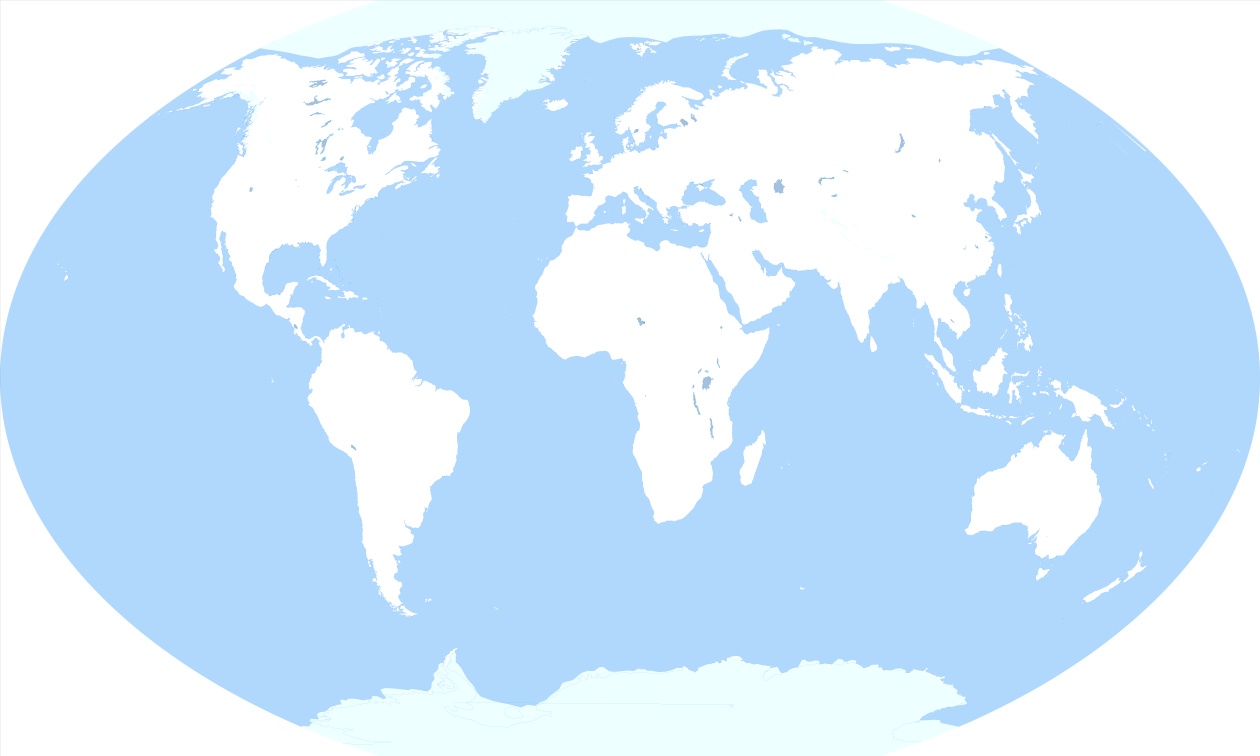
#> input picture projection-1_10.png, 2520 x 1512 px (shown at 1/2 size)
$ python subdiv.py ../projection-1_10.png   (older library calls are emulated)
#> lines starting #> are read from the running program, lines starting #| are printed output that depends on the picture
### tiler/PowersOfTwo.py
# $Id: PowersOfTwo.py,v 1.3 2005/06/27 15:29:09 migurski Exp $

import math
from PIL import Image

chatty_default = False
efficient_default = True


def prepare(filename, chatty=chatty_default):
    """
    Prepare a large image for tiling.

    Load an image from a file. Resize the image so that it is square,
    with dimensions that are an even power of two in length (e.g. 512,
    1024, 2048, ...). Then, return it.
    """
#> called with filename = '../projection-1_10.png', chatty = True

    src = Image.open(filename)
#> src is the input picture: PIL image 2520x1512 RGBA; mean R, G, B, A 117, 140.8, 161, 160.8

    if chatty:
        print "original size: %s" % str(src.size)
#| original size: (2520, 1512)

    full_size = (1, 1)

    while full_size[0] < src.size[0] or full_size[1] < src.size[1]:
        full_size = (full_size[0] * 2, full_size[1] * 2)

    img = Image.new('RGBA', full_size)
#> img: PIL image 4096x4096 RGBA; every value is 0

    src.thumbnail(full_size, Image.ANTIALIAS)
    img.paste(src, (int((full_size[0] - src.size[0]) / 2), int((full_size[1] - src.size[1]) / 2)))
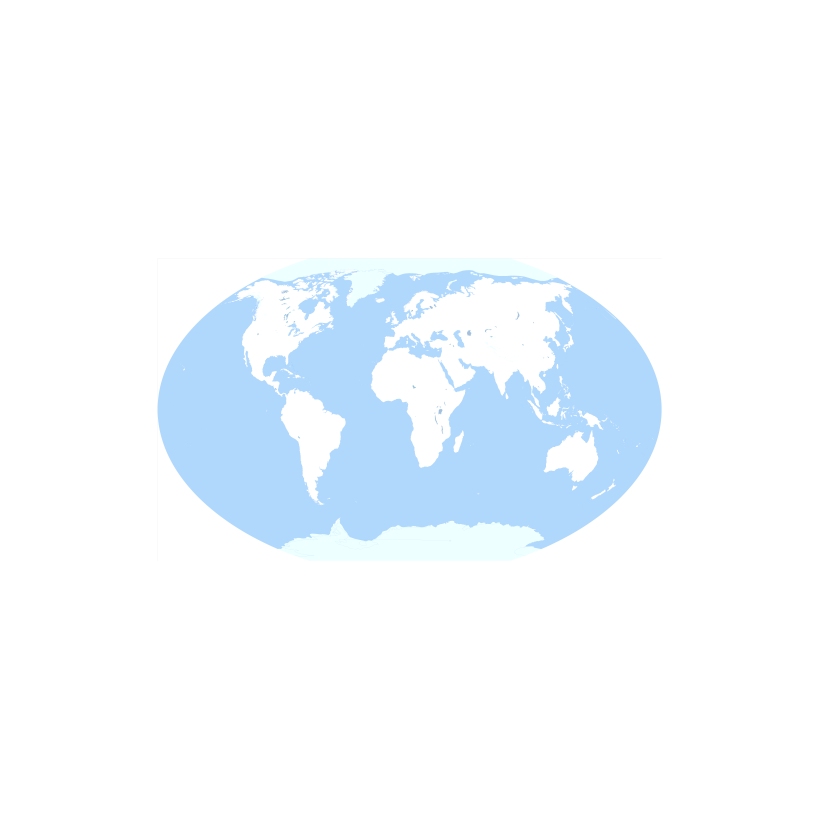
#> img: PIL image 4096x4096 RGBA (shown at 1/5 size); mean R, G, B, A 26.6, 32, 36.6, 36.5; transparent parts drawn white

    if chatty:
        print "full size: %s" % str(full_size)
#| full size: (4096, 4096)
#> in subdivide, `out_img = Image.new('RGBA', (size[0] * 2, size[1] * 2))`: out_img: PIL image 512x512 RGBA; every value is 0

    return img


def tile(im, level, quadrant=(0, 0), size=(256, 256), efficient=efficient_default, chatty=chatty_default):
    """
    Extract a single tile from a larger image.

    Given an image, a zoom level (int), a quadrant (column, row tuple;
    ints), and an output size, crop and size a portion of the larger
    image. If the given zoom level would result in scaling the image up,
    throw an error - no need to create information where none exists.
    """
#> called with level = 4, quadrant = (0, 0), size = (256, 256), efficient = True, chatty = False

    scale = int(math.pow(2, level))

    if efficient:
        # efficient: crop out the area of interest first, then scale and copy it

        inverse_size    = (float(im.size[0]) / float(size[0] * scale),     float(im.size[1]) / float(size[1] * scale))
#> inverse_size = (1, 1)
        top_left        = (int(quadrant[0] *  size[0] * inverse_size[0]),  int(quadrant[1] *  size[1] * inverse_size[1]))
#> top_left = (0, 0)
        bottom_right    = (int(top_left[0] + (size[0] * inverse_size[0])), int(top_left[1] + (size[1] * inverse_size[1])))
#> bottom_right = (256, 256)

        if inverse_size[0] < 1.0 or inverse_size[1] < 1.0:
            raise Exception('Requested zoom level (%d) is too high' % level)

        if chatty:
            print "crop(%s).resize(%s)" % (str(top_left + bottom_right), str(size))

        zoomed = im.crop(top_left + bottom_right).resize(size, Image.ANTIALIAS).copy()
#> zoomed: PIL image 256x256 RGBA; every value is 0
        return zoomed

    else:
        # inefficient: copy the whole image, scale it and then crop out the area of interest

        new_size        = (size[0] * scale,         size[1] * scale)
        top_left        = (quadrant[0] * size[0],   quadrant[1] * size[1])
        bottom_right    = (top_left[0] + size[0],   top_left[1] + size[1])

        if new_size[0] > im.size[0] or new_size[1] > im.size[1]:
            raise Exception('Requested zoom level (%d) is too high' % level)

        if chatty:
            print "resize(%s).crop(%s)" % (str(new_size), str(top_left + bottom_right))

        zoomed = im.copy().resize(new_size, Image.ANTIALIAS).crop(top_left + bottom_right).copy()
        return zoomed


def subdivide(img, level=0, quadrant=(0, 0), size=(256, 256), filename='tile-%d-%d-%d.jpg'):
    """
    Recursively subdivide a large image into small tiles.

    Given an image, a zoom level (int), a quadrant (column, row tuple;
    ints), and an output size, cut the image into even quarters and
    recursively subdivide each, then generate a combined tile from the
    resulting subdivisions. If further subdivision would result in
    scaling the image up, use tile() to turn the image itself into a
    tile.
    """

    if img.size[0] <= size[0] * math.pow(2, level):

        # looks like we've reached the bottom - the image can't be
        # subdivided further. # extract a tile from the passed image.
        out_img = tile(img, level, quadrant=quadrant, size=size)
#> in tile (call 28), `zoomed = im.crop(top_left + bottom_right).resize(size, Image.ANTIALIAS..`:
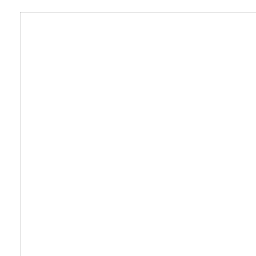
#> zoomed: PIL image 256x256 RGBA; mean R, G, B, A 0, 0, 0, 0.2; transparent parts drawn white
        out_img.save(filename % (level, quadrant[0], quadrant[1]))

        print '.', '  ' * level, filename % (level, quadrant[0], quadrant[1])
        return out_img

    # haven't reach the bottom.
    # subdivide deeper, construct the current image out of deeper images.
    out_img = Image.new('RGBA', (size[0] * 2, size[1] * 2))
    out_img.paste(subdivide(img, level=(level + 1), quadrant=((quadrant[0] * 2) + 0, (quadrant[1] * 2) + 0), filename=filename), (0,       0      ))
#> in subdivide (call 2), `out_img.paste(subdivide(img, level=(level + 1), quadrant=((quadrant[0]..`:
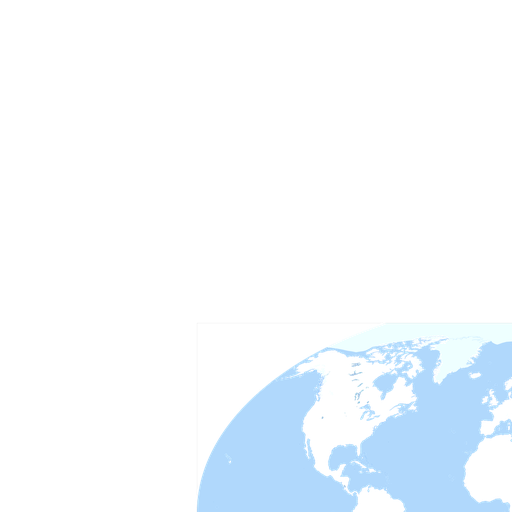
#> out_img: PIL image 512x512 RGBA; mean R, G, B, A 27.9, 33.8, 38.7, 35.3; transparent parts drawn white
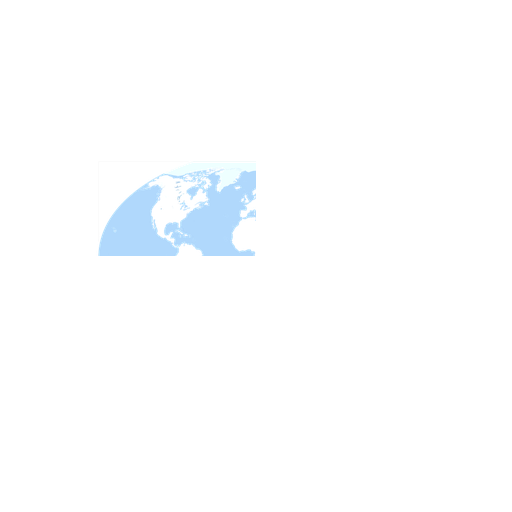
#> out_img: PIL image 512x512 RGBA; mean R, G, B, A 7.4, 8.9, 10.2, 8.8; transparent parts drawn white
    out_img.paste(subdivide(img, level=(level + 1), quadrant=((quadrant[0] * 2) + 0, (quadrant[1] * 2) + 1), filename=filename), (0,       size[1]))
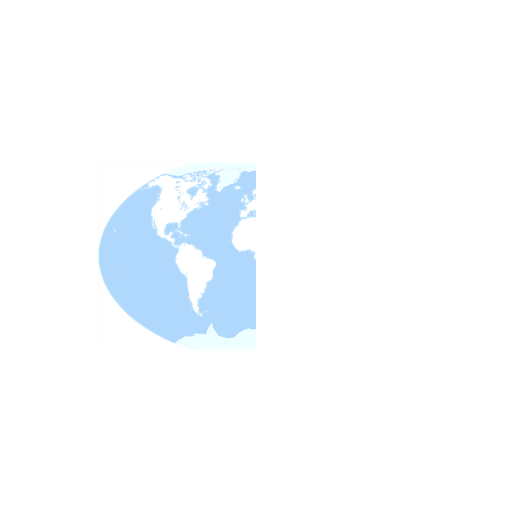
#> out_img: PIL image 512x512 RGBA; mean R, G, B, A 15.6, 18.8, 21.5, 19.6; transparent parts drawn white
    out_img.paste(subdivide(img, level=(level + 1), quadrant=((quadrant[0] * 2) + 1, (quadrant[1] * 2) + 0), filename=filename), (size[0], 0      ))
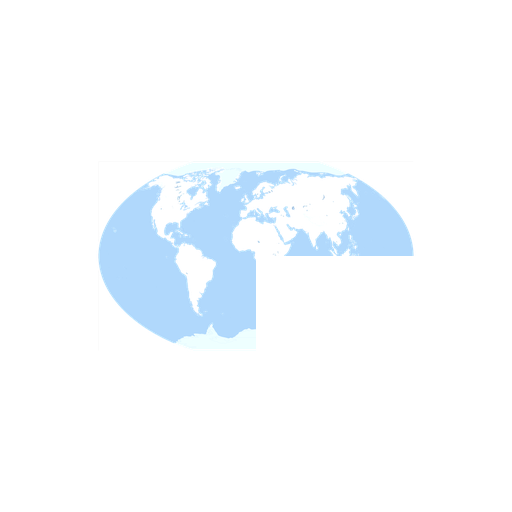
#> out_img: PIL image 512x512 RGBA; mean R, G, B, A 21.5, 25.9, 29.6, 26.1; transparent parts drawn white
    out_img.paste(subdivide(img, level=(level + 1), quadrant=((quadrant[0] * 2) + 1, (quadrant[1] * 2) + 1), filename=filename), (size[0], size[1]))
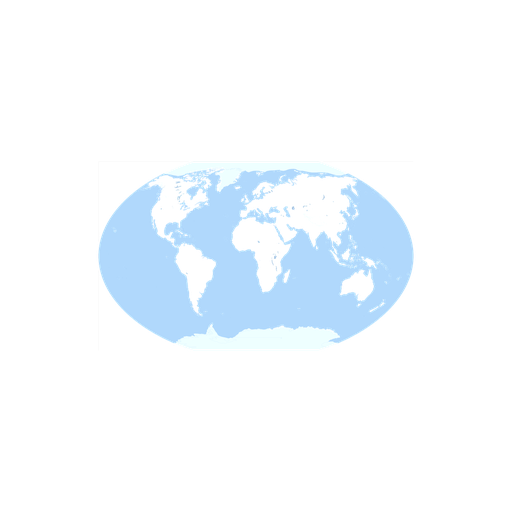
#> out_img: PIL image 512x512 RGBA; mean R, G, B, A 29.8, 35.8, 40.8, 36.5; transparent parts drawn white

    out_img = out_img.resize(size, Image.ANTIALIAS)
#> out_img: PIL image 256x256 RGBA

    out_img.save(filename % (level, quadrant[0], quadrant[1]))

    print '-', '  ' * level, filename % (level, quadrant[0], quadrant[1])
    return out_img


# [31 lines that do not run on import are left out]

### tiler/subdiv.py
#!/usr/bin/env python
# $Id: subdiv.py,v 1.5 2005/06/27 15:29:09 migurski Exp $

import sys, math
from PowersOfTwo import tile, prepare, subdivide

# start at the top...
subdivide(prepare(sys.argv[-1], chatty=True), filename='tiles/tile-%d-%d-%d.png')

$ run again, on rome-bg-800x600.png
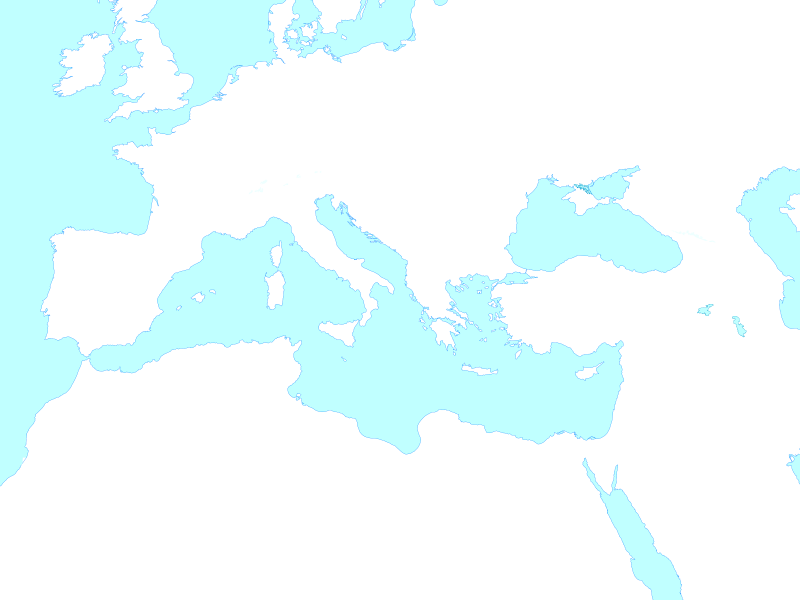
#> input picture rome-bg-800x600.png, 800 x 600 px
#> in prepare, src is the input picture: PIL image 800x600 RGBA; mean R, G, B, A 53.7, 71.8, 72.9, 70.6
#| original size: (800, 600)
#| full size: (1024, 1024)
#> zoomed: PIL image 256x256 RGBA; every value is 0
#> in tile (call 13), `zoomed = im.crop(top_left + bottom_right).resize(size, Image.ANTIALIAS..`:
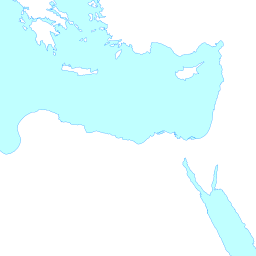
#> zoomed: PIL image 256x256 RGBA; mean R, G, B, A 71.1, 95.2, 96.8, 93.5; transparent parts drawn white
#> in subdivide, `out_img.paste(subdivide(img, level=(level + 1), quadrant=((quadrant[0]..`:
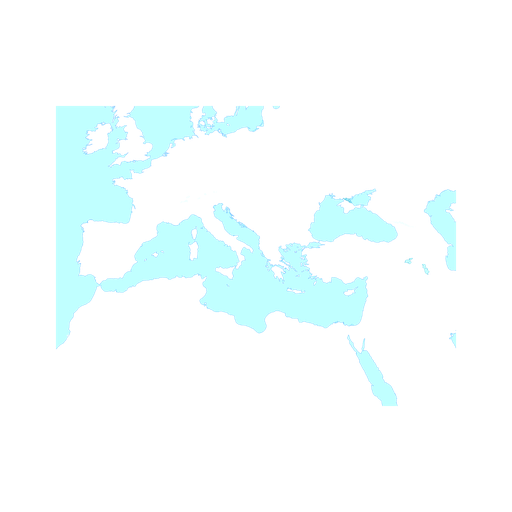
#> out_img: PIL image 512x512 RGBA; mean R, G, B, A 27.6, 37.1, 38.4, 32.3; transparent parts drawn white

$ run again, on rome-bg.png
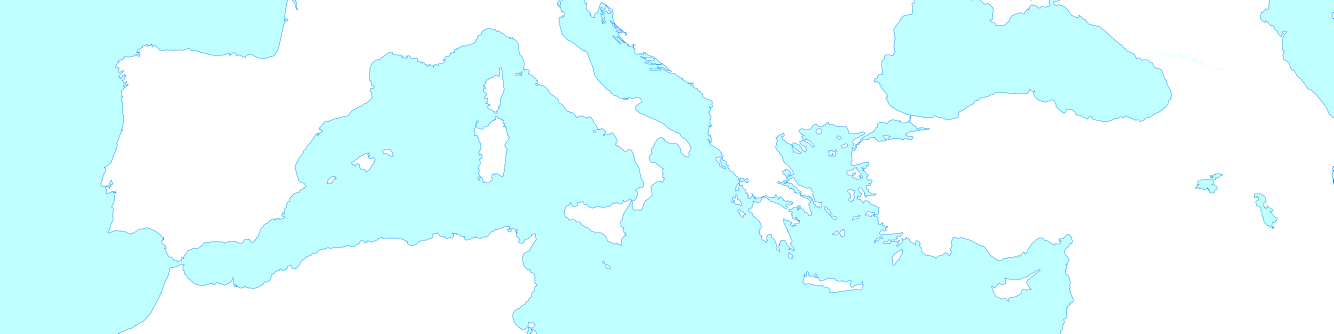
#> input picture rome-bg.png, 4000 x 1000 px (shown at 1/3 size)
#> in prepare, src is the input picture: PIL image 4000x1000 RGBA; mean R, G, B, A 223.6, 254, 255, 122.4
#| original size: (4000, 1000)
#| full size: (4096, 4096)
#> zoomed: PIL image 256x256 RGBA; every value is 0
#> in tile (call 24), `zoomed = im.crop(top_left + bottom_right).resize(size, Image.ANTIALIAS..`:
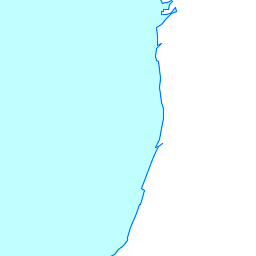
#> zoomed: PIL image 256x256 RGBA; mean R, G, B, A 216.3, 254.2, 255, 152.5; transparent parts drawn white
#> in subdivide, `out_img.paste(subdivide(img, level=(level + 1), quadrant=((quadrant[0]..`:
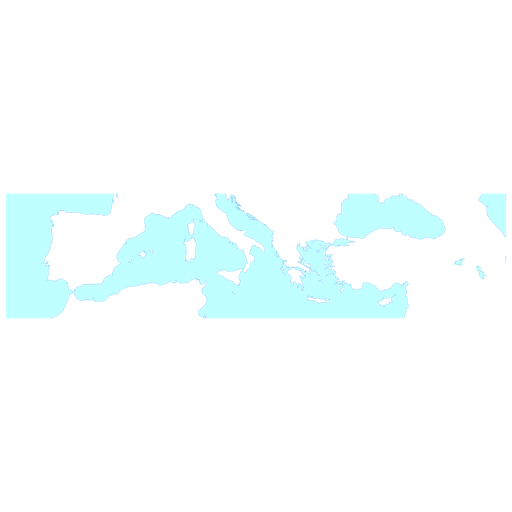
#> out_img: PIL image 512x512 RGBA; mean R, G, B, A 24.2, 32.5, 33.4, 29.2; transparent parts drawn white
